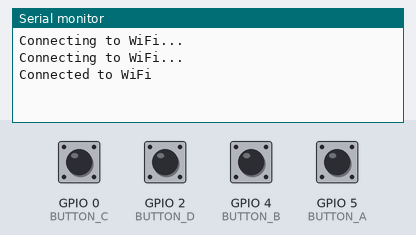
Simulated run of this sketch. Board: ESP8266 (NodeMCU). On the bench: the last lines printed to the serial monitor. The test bench sets the inputs (shaded band); at power-on: GPIO 0 (BUTTON_C), GPIO 2 (BUTTON_D), GPIO 4 (BUTTON_B), GPIO 5 (BUTTON_A) HIGH. WiFi joins after 1.5 s; servers stay silent unless stated; uploads are accepted with an empty reply.

Above: at 3.2 s.
3.3 s: GPIO 0 (BUTTON_C) pulled LOW for 0.15 s
At 4.0 s:
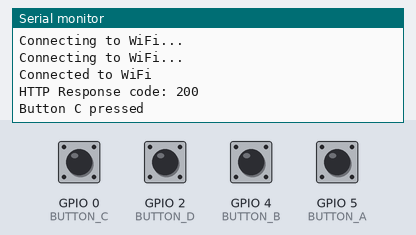
5.0 s: GPIO 2 (BUTTON_D) pulled LOW for 0.15 s
At 6.4 s:
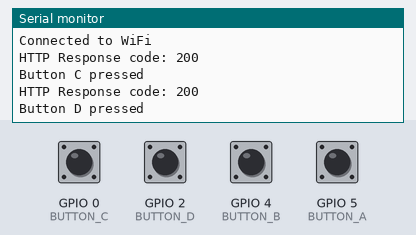
6.7 s: GPIO 4 (BUTTON_B) pulled LOW for 0.15 s
At 7.9 s:
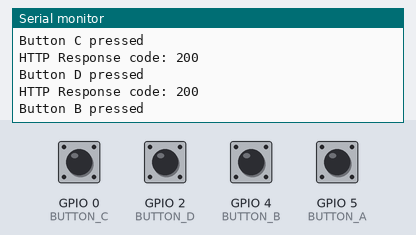
8.4 s: GPIO 5 (BUTTON_A) pulled LOW for 0.15 s
At 9.2 s:
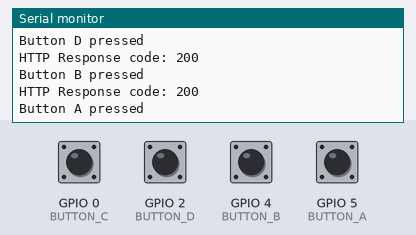

The sketch:

sketch.ino
```cpp
#include <ESP8266WiFi.h>
#include <ESP8266HTTPClient.h>

// WiFi Credentials
const char *ssid = "sachet";                           // Change to your WiFi SSID
const char *password = "sachet123";                                  // Change to your WiFi Password
const char *serverUrl = "http://192.168.4.1:5000/answer";


#define BUTTON_A 5
#define BUTTON_B 4
#define BUTTON_C 0
#define BUTTON_D 2

void setup()
{
    Serial.begin(115200);
    WiFi.begin(ssid, password);

    pinMode(BUTTON_A, INPUT_PULLUP);
    pinMode(BUTTON_B, INPUT_PULLUP);
    pinMode(BUTTON_C, INPUT_PULLUP);
    pinMode(BUTTON_D, INPUT_PULLUP);

    while (WiFi.status() != WL_CONNECTED)
    {
        delay(1000);
        Serial.println("Connecting to WiFi...");
    }
    Serial.println("Connected to WiFi");
}

void sendButtonPress(String button)
{
    if (WiFi.status() == WL_CONNECTED)
    {
        WiFiClient client;
        HTTPClient http;
        http.begin(client, serverUrl);

        http.addHeader("Content-Type", "application/json");

        String payload = "{\"student\": \"Sachet\", \"button\": \"" + button + "\"}";
        int httpResponseCode = http.POST(payload);
        Serial.print("HTTP Response code: ");
        Serial.println(httpResponseCode);

        http.end();
    }
    else
    {
        Serial.println("WiFi Disconnected");
    }
}

void loop()
{
    if (digitalRead(BUTTON_A) == LOW)
    {
        sendButtonPress("0");
        Serial.println("Button A pressed");
        delay(500);
    }
    if (digitalRead(BUTTON_B) == LOW)
    {
        sendButtonPress("1");
        Serial.println("Button B pressed");
        delay(500);
    }
    if (digitalRead(BUTTON_C) == LOW)
    {
        sendButtonPress("2");
        Serial.println("Button C pressed");
        delay(500);
    }
    if (digitalRead(BUTTON_D) == LOW)
    {
        sendButtonPress("3");
        Serial.println("Button D pressed");
        delay(500);
    }
}
```

Measured:
- after the input at 3.3 s, the serial monitor: prints a new line after 0.20 s (image 1)
- after the input at 5.0 s, the serial monitor: prints a new line after 0.20 s (image 2)
- after the input at 6.7 s, the serial monitor: prints a new line after 0.20 s (image 3)
- after the input at 8.4 s, the serial monitor: prints a new line after 0.20 s (image 4)
